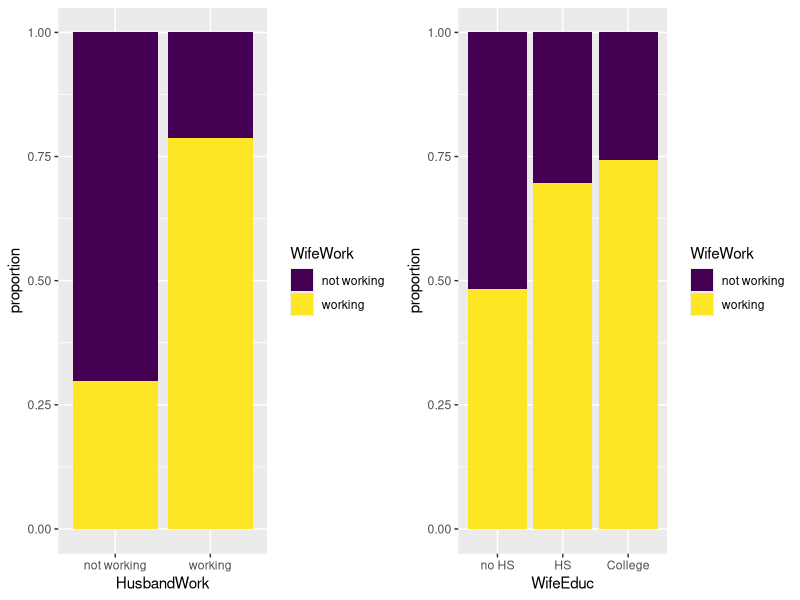

Generate this figure with R:
## ---- chunk 1
knitr::opts_chunk$set(collapse=TRUE,
                      message = FALSE, warning = FALSE)
library(ggplot2)
library(dplyr)
library(tidyr)
library(knitr)
library(gridExtra)
## entering summarized data "by hand"
data1 <- data.frame(
  WifeWork = c("not working", "not working", "working", "working"),
  HusbandWork = c("not working", "working", "not working", "working"),
  count= c(2410, 1894, 1025, 7044))
plotA <- ggplot(data1, aes(x=HusbandWork, fill = WifeWork, y=count)) +
  geom_bar(stat = "identity", position = "fill") +
  labs(y="proportion")+ scale_fill_viridis_d()

data2 <- data.frame(
  WifeWork = c(rep("not working",3), rep("working",3)),
  WifeEduc = factor(rep(c("no HS", "HS", "College"), 2), levels=c("no HS", "HS", "College")),
  count= c(1792, 1455, 1057, 1672, 3352, 3045))
plotB <- ggplot(data2, aes(x=WifeEduc, fill = WifeWork, y=count)) +
  geom_bar(stat = "identity", position = "fill") +
  labs(y="proportion" )+ scale_fill_viridis_d()
## ---- chunk 2
# EDA
grid.arrange(plotA, plotB, nrow=1)
